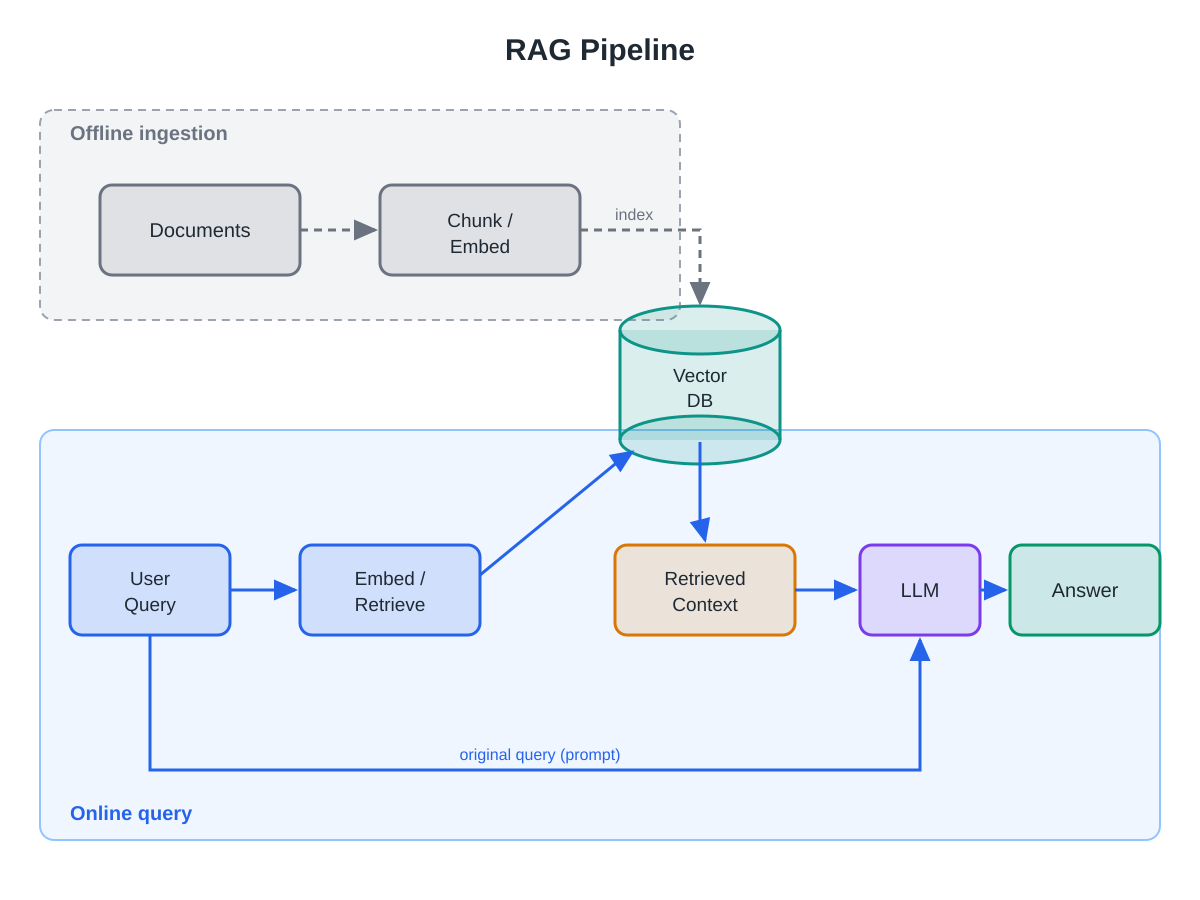

Reproduce this figure in Python.
import sys

import matplotlib.pyplot as plt
from matplotlib.patches import FancyBboxPatch, FancyArrowPatch, Ellipse, Rectangle

output_path = sys.argv[1]

fig, ax = plt.subplots(figsize=(12, 9), dpi=100)
ax.set_xlim(0, 12)
ax.set_ylim(0, 9)
ax.set_aspect("equal")
ax.axis("off")
fig.patch.set_facecolor("#ffffff")

COL = {"blue": "#2563eb", "orange": "#d97706", "violet": "#7c3aed",
       "green": "#059669", "gray": "#6b7280", "teal": "#0d9488"}


def box(cx, cy, w, h, color, label):
    ax.add_patch(FancyBboxPatch((cx - w / 2, cy - h / 2), w, h,
                 boxstyle="round,pad=0.02,rounding_size=0.12",
                 linewidth=2, edgecolor=color, facecolor=color + "26", zorder=3))
    ax.text(cx, cy, label, ha="center", va="center", fontsize=12,
            color="#1f2933", zorder=4)
    return (cx, cy, w, h)


def cyl(cx, cy, w, h, color, label):
    ax.add_patch(Ellipse((cx, cy + h / 2), w, h * 0.3, facecolor=color + "26",
                 edgecolor=color, lw=2, zorder=3))
    ax.add_patch(Rectangle((cx - w / 2, cy - h / 2), w, h, facecolor=color + "26",
                 edgecolor="none", zorder=3))
    ax.add_patch(Ellipse((cx, cy - h / 2), w, h * 0.3, facecolor=color + "26",
                 edgecolor=color, lw=2, zorder=3))
    ax.plot([cx - w / 2, cx - w / 2], [cy - h / 2, cy + h / 2], color=color, lw=2, zorder=3)
    ax.plot([cx + w / 2, cx + w / 2], [cy - h / 2, cy + h / 2], color=color, lw=2, zorder=3)
    ax.text(cx, cy, label, ha="center", va="center", fontsize=12, color="#1f2933", zorder=4)


def arrow(p0, p1, color, dashed=False):
    ax.add_patch(FancyArrowPatch(p0, p1, arrowstyle="-|>", mutation_scale=16,
                 color=color, lw=2, ls="--" if dashed else "-", zorder=5))


# lanes
ax.add_patch(FancyBboxPatch((0.4, 5.2), 6.2, 2.7, boxstyle="round,pad=0.02,rounding_size=0.1",
             facecolor="#f3f4f6", edgecolor="#9ca3af", ls="--", lw=1.5, zorder=0))
ax.text(0.7, 7.6, "Offline ingestion", fontsize=12, fontweight="bold", color="#6b7280", zorder=1)
ax.add_patch(FancyBboxPatch((0.4, 0.7), 11.2, 3.9, boxstyle="round,pad=0.02,rounding_size=0.1",
             facecolor="#eff6ff", edgecolor="#93c5fd", lw=1.5, zorder=0))
ax.text(0.7, 1.1, "Online query", fontsize=12, fontweight="bold", color="#2563eb", zorder=1)

# offline row
docs = box(1.7, 6.5, 2.2, 1.0, COL["gray"], "Documents")
chunk = box(4.7, 6.5, 2.2, 1.0, COL["gray"], "Chunk /\nEmbed")

# online row
q = box(1.5, 3.0, 2.0, 1.0, COL["blue"], "User\nQuery")
emb = box(4.0, 3.0, 2.0, 1.0, COL["blue"], "Embed /\nRetrieve")
cyl(6.5, 5.5, 1.8, 1.3, COL["teal"], "Vector\nDB")
ctx = box(6.9, 3.0, 2.0, 1.0, COL["orange"], "Retrieved\nContext")
llm = box(9.3, 3.0, 1.6, 1.0, COL["violet"], "LLM")
ans = box(11.0, 3.0, 1.4, 1.0, COL["green"], "Answer")

# online edges
arrow((2.5, 3.0), (3.0, 3.0), COL["blue"])
arrow((5.0, 3.2), (6.0, 4.9), COL["blue"])
arrow((6.5, 4.85), (6.9, 3.55), COL["blue"])
arrow((7.9, 3.0), (8.5, 3.0), COL["blue"])
arrow((10.1, 3.0), (10.3, 3.0), COL["blue"])
# query -> llm prompt (bottom path: down, across, up into LLM)
ax.plot([1.5, 1.5, 9.3, 9.3], [2.5, 1.9, 1.9, 2.5], color=COL["blue"], lw=2, zorder=2)
ax.add_patch(FancyArrowPatch((9.3, 2.0), (9.3, 2.5), arrowstyle="-|>",
             mutation_scale=16, color=COL["blue"], lw=2, zorder=2))
ax.text(5.4, 1.6, "original query (prompt)", fontsize=10, color="#2563eb", ha="center")

# offline edges
arrow((2.8, 6.5), (3.6, 6.5), COL["gray"], dashed=True)
arrow((5.5, 6.4), (6.5, 6.2), COL["gray"], dashed=True)
ax.text(6.0, 6.55, "index", fontsize=10, color="#6b7280")

ax.text(6, 8.5, "RAG Pipeline", ha="center", fontsize=18, fontweight="bold", color="#1f2933")

plt.subplots_adjust(left=0, right=1, top=1, bottom=0)
fig.savefig(output_path, facecolor=fig.get_facecolor())
